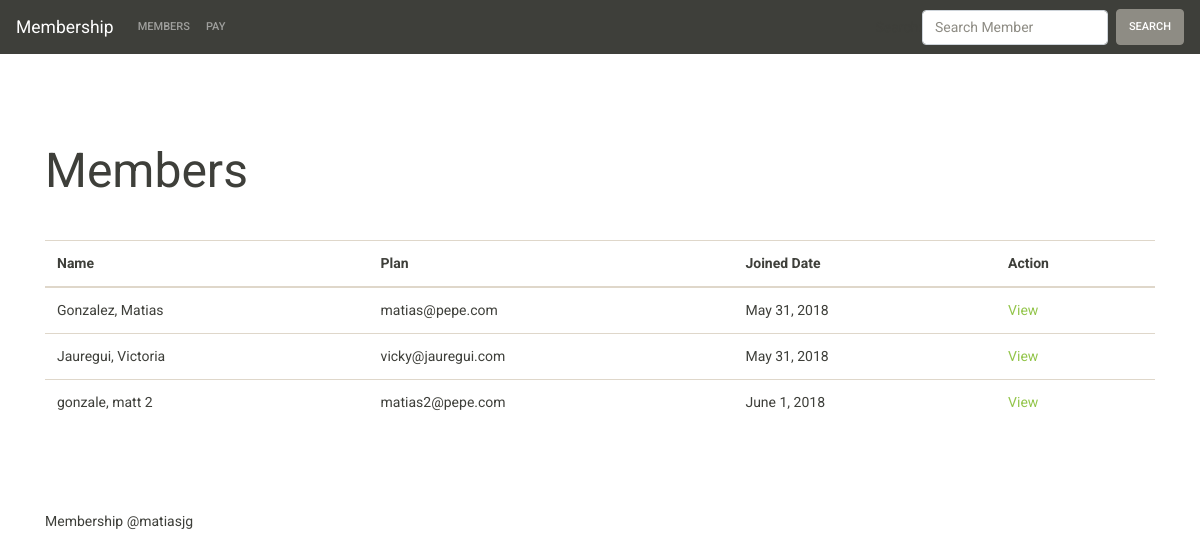
Page /web/members/ on the committed database.
### core/models.py (models this page shows, shortened)
class Member(models.Model):
    first_name = models.CharField(max_length=200)
    last_name = models.CharField(max_length=200)
    email = models.CharField(max_length=200)
    joined_on = models.DateField(auto_now=True)
    plan = models.ForeignKey(Plan, models.SET_NULL, blank=True, null=True,)

### web/views.py (the view)
class ResultsView(generic.ListView):
    model = Member
    template_name = 'members.html'
    context_object_name = 'member_list'
    paginate_by = 10
    def get_queryset(self):
        try:
            search = self.request.GET.get('search')
        except:
            search = None
        if search:
            object_list = self.model.objects.filter(
                Q(email__icontains = search) |
                Q(first_name__icontains = search)
            )
        else:
            object_list = self.model.objects.all()
        return object_list

### web/forms.py
class SearchForm(forms.Form):
    search = forms.CharField(max_length=200)
    search.widget.attrs.update({'class': 'form-control mr-sm-2', 'placeholder': 'Search Member'})

### web/context_processors.py (called while the page is built)
def search_form(request):
    return {'search_form' : SearchForm()}

### web/templates/members.html
{% extends 'layout.html' %}
{% block content %}
    <div class="row">
        <div class="col-lg-12">
            <div class="page-header">
                <h1>Members</h1>
            </div>
            <div class="row">
                <div class="col-lg-12">
                    {% include '_members_list.html' %}
                </div>
            </div>
        </div>
    </div>
{% endblock %}

### web/templates/_members_list.html (shortened to what this page needs)
{% if member_list %}
    <table class="table table-hover">
      <thead>
        <tr>
          <th scope="col">Name</th>
          <th scope="col">Plan</th>
          <th scope="col">Joined Date</th>
          <th scope="col">Action</th>
        </tr>
      </thead>
      <tbody>
        {% for member in member_list %}
        <tr>
          <td>{{ member.last_name }}, {{ member.first_name }}</a></td>
          <td>{{ member.email }}</td>
          <td>{{ member.joined_on }}</td>
          <td><a href="{% url 'web:member' member.id %}">View</a></td>
        </tr>
        {% endfor %}
      </tbody>
    </table>
{% else %}
    <div class="alert alert-dismissible alert-secondary">
        No members are available.
    </div>
{% endif %}

### web/static/css/custom.css (style rules this page uses)
.bs-docs-section .page-header h1 { padding:2rem 0;font-size:3rem }

### rows in the picture
Member: last_name "Gonzalez", first_name "Matias", email "matias@pepe.com", joined_on "May 31, 2018"
Member: last_name "Jauregui", first_name "Victoria", email "vicky@jauregui.com", joined_on "May 31, 2018"
Member: last_name "gonzale", first_name "matt 2", email "matias2@pepe.com", joined_on "June 1, 2018"
